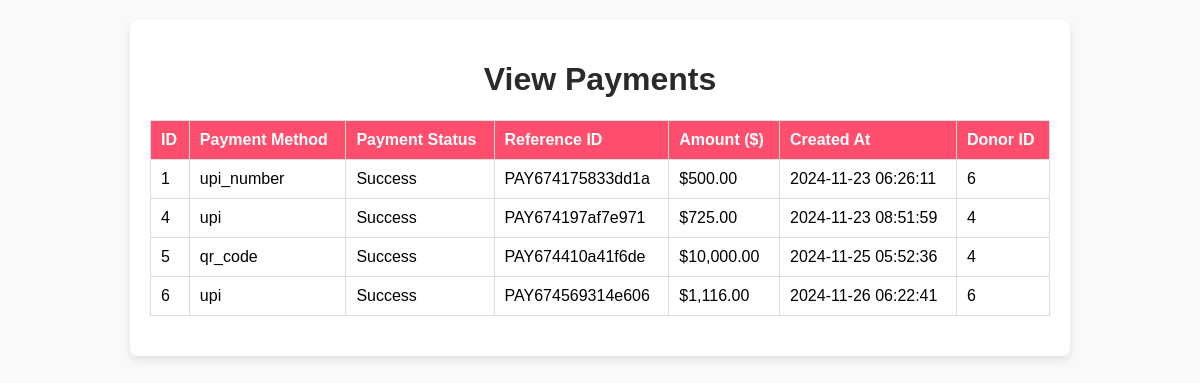
Screenshot of /view_payments.php with the database file from the repository.
### tables this page shows
CREATE TABLE `payments` (
  `id` int(11) NOT NULL,
  `payment_method` varchar(50) NOT NULL,
  `payment_status` varchar(50) NOT NULL,
  `reference_id` varchar(100) NOT NULL,
  `amount` decimal(10,2) NOT NULL,
  `created_at` timestamp NOT NULL DEFAULT current_timestamp(),
  `donor_id` int(11) NOT NULL
);

### view_payments.php (the view, shortened to what this page needs)
<?php
$servername = "localhost";
$username = "root";
$password = "";
$dbname = "surplus_to_serve";
$conn = new mysqli($servername, $username, $password, $dbname);
$sql = "SELECT * FROM payments";
$result = $conn->query($sql);
?>
<!DOCTYPE html>
<html lang="en">
<head>
</head>
<body>
  <div class="container">
    <h1 class="title">View Payments</h1>
    <table class="payments-table">
      <thead>
        <tr>
          <th>ID</th>
          <th>Payment Method</th>
          <th>Payment Status</th>
          <th>Reference ID</th>
          <th>Amount ($)</th>
          <th>Created At</th>
          <th>Donor ID</th>
        </tr>
      </thead>
      <tbody>
        <?php
        if ($result->num_rows > 0) {
            while ($row = $result->fetch_assoc()) {
                echo "<tr>";
                echo "<td>" . $row["id"] . "</td>";
                echo "<td>" . $row["payment_method"] . "</td>";
                echo "<td>" . $row["payment_status"] . "</td>";
                echo "<td>" . $row["reference_id"] . "</td>";
                echo "<td>$" . number_format($row["amount"], 2) . "</td>";
                echo "<td>" . $row["created_at"] . "</td>";
                echo "<td>" . $row["donor_id"] . "</td>";
                echo "</tr>";
            }
        } else {
            echo "<tr><td colspan='7'>No payments found</td></tr>";
        }
        ?>
      </tbody>
    </table>
  </div>
</body>
</html>

### view_payments.php (style rules this page uses)
body { font-family: Arial, sans-serif; background-color: #f9f9f9; margin: 0; padding: 0; }
.container { max-width: 900px; margin: 20px auto; background: white; border-radius: 8px; box-shadow: 0 4px 8px rgba(0, 0, 0, 0.1); padding: 20px; }
.title { text-align: center; color: #2a2a2a; }
.payments-table { width: 100%; border-collapse: collapse; margin: 20px 0; }
.payments-table th, .payments-table td { border: 1px solid #ddd; padding: 10px; text-align: left; }
.payments-table th { background: #ff4d6d; color: white; }

### rows the page displays
payments: id "1", payment_method "upi_number", payment_status "Success", reference "PAY674175833dd1a", amount "500.00", created_at "2024-11-23 06:26:11", donor "6"
payments: id "4", payment_method "upi", payment_status "Success", reference "PAY674197af7e971", amount "725.00", created_at "2024-11-23 08:51:59", donor "4"
payments: id "5", payment_method "qr_code", payment_status "Success", reference "PAY674410a41f6de", amount "10,000.00", created_at "2024-11-25 05:52:36", donor "4"
payments: id "6", payment_method "upi", payment_status "Success", reference "PAY674569314e606", amount "1,116.00", created_at "2024-11-26 06:22:41", donor "6"
